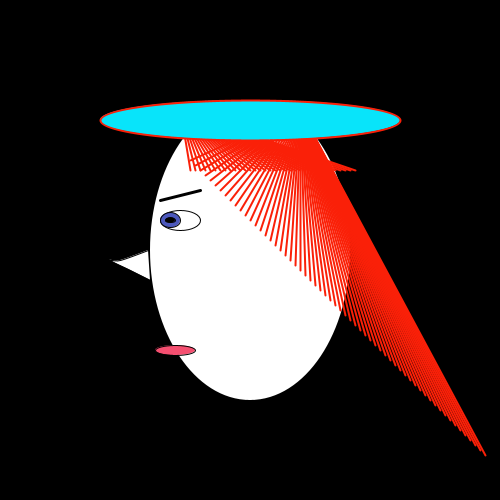
Frame 1 (no input)
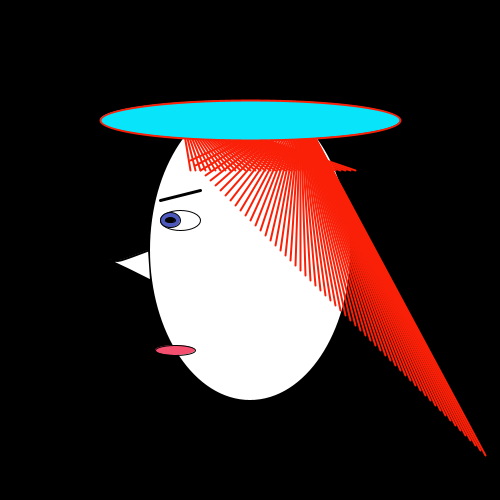
Frame 60 (the mouse pressed at the canvas centre just before this capture)
Frame 120 (the mouse held since frame 60 and released just before this capture): identical to frame 60, image omitted

The Processing sketch that drew these frames (run headless with seeded random() and noise(); from frame 60 on, the mouse is pressed at the canvas centre):

// Processing sketch: processing_84432
// ── processing_84432.pde

void setup(){
  size(500,500);
  smooth();
}

void draw(){
 
 background(0);
 
 //head
 noStroke();
 fill(255);
 ellipse(250,250, 200, 300);
 
 //nose
 //triangle(150, 270, 160, 290, 120, 290);
  stroke(0);
  beginShape();
  curveVertex(148, 250); // the first control point
  curveVertex(148, 250); // is also the start point of curve
  curveVertex(120, 260);
  curveVertex(110, 260);
  curveVertex(130, 270);
  curveVertex(150, 280); // the last point of curve
  curveVertex(150, 280); // is also the last control point
  endShape();
 
 //eye brow
 stroke(0);
 strokeWeight(3);
 line(160, 200, 200, 190); 

  strokeWeight(1);
 //eye
 stroke(0);
 fill(255);
 ellipse(180,220, 40, 20);
 
 fill(76,88,188);
 ellipse(170,220,20, 15);
 
 fill(0);
 ellipse(170,220,10, 5);
 
 
 //mouth
 
 fill(245,79,112);
 ellipse(175, 350, 40, 10); 
 
 
 //hair top
  stroke(250,32,8);
  strokeWeight(2);
  for(int i =0; i < 300; i+=5){
   //line(190 +i, 170, 180, 110);
   line(190+i, 160+i,300, 110 );
  }
  for(int i =0; i < 170; i+=5){
   line(190 +i, 170, 180, 110);
   
  }
  
  //hat
  fill(8,228,250);
  ellipse(250,120, 300, 40);
  
  
  
}
